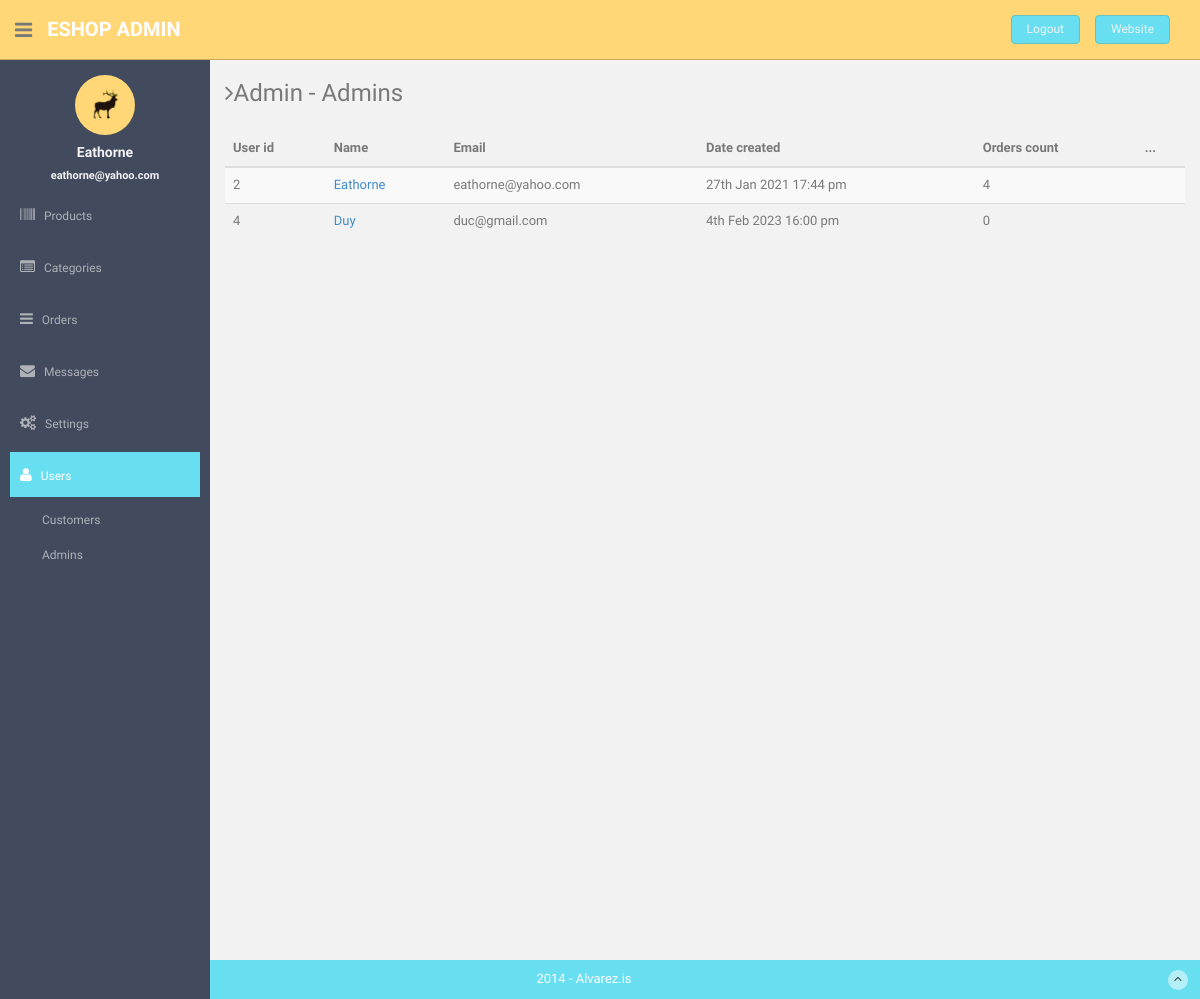
The page /admin/users/admins (signed in) on the database its author committed.
### tables this page shows
CREATE TABLE `users` (
  `id` bigint(20) NOT NULL,
  `url_address` varchar(60) NOT NULL,
  `name` varchar(100) NOT NULL,
  `email` varchar(100) NOT NULL,
  `password` varchar(64) NOT NULL,
  `date` datetime NOT NULL,
  `rank` varchar(8) NOT NULL
);

### app/controllers/admin.php (called while the page is built, shortened)
<?php
Class Admin extends Controller
{
	function users($type = "customers"){
		$User = $this->load_model('User');
		$Order = $this->load_model('Order');
		$user_data = $User->check_login(true, ["admin"]);
		if(is_object($user_data)){
			$data['user_data'] = $user_data;
		}
		if($type == "admins"){
			$users = $User->get_admins();
		}else{
			$users = $User->get_customers();
		}
		if(is_array($users)){
			foreach ($users as $key => $row) {
				$orders_num = $Order->get_orders_count($row->url_address);
				$users[$key]->orders_count = $orders_num;
			}
		}
		$data['users'] = $users;
		$data['page_title'] = "Admin - $type";
		$data['current_page'] = "users";
		$this->view("admin/users",$data);
	}
}

### app/core/app.php (called while the page is built, shortened)
<?php
Class App
{
	protected $method = "index";
	public function __construct()
	{
		$url = $this->parseURL();
		$url[0] = str_replace("-", "_", $url[0]);
		if(file_exists("../app/controllers/" . strtolower($url[0]) . ".php"))
		{
			unset($url[0]);
		}
		$this->controller = new $this->controller;
		if(isset($url[1]))
		{
			$url[1] = strtolower($url[1]);
			if(method_exists($this->controller, $url[1]))
			{
				$this->method = $url[1];
				unset($url[1]);
			}
		}
		$this->params = (count($url) > 0) ? $url : ["home"];
		call_user_func_array([$this->controller,$this->method], $this->params);
	}
	private function parseURL()
	{
		$url = isset($_GET['url']) ? $_GET['url'] : "home";
		return explode("/", filter_var(trim($url,"/"),FILTER_SANITIZE_URL));
 	}
}

### public/index.php (called while the page is built, shortened)
<?php
$app = new App();

### app/core/database.php (called while the page is built, shortened)
<?php
Class Database
{
	public static $con;
	public function __construct()
	{
		try{
			$string = DB_TYPE . ":host=". DB_HOST .";dbname=". DB_NAME;
			self::$con = new PDO($string,DB_USER,DB_PASS);
		}catch (PDOException $e){
			die($e->getMessage());
		}
	}
 	public static function newInstance()
	{
		return $instance = new self();
 	}
	public function read($query,$data = array())
	{
		$stm = self::$con->prepare($query);
		$result = $stm->execute($data);
		if($result){
			$data = $stm->fetchAll(PDO::FETCH_OBJ);
			if(is_array($data) && count($data) > 0)
			{
				return $data;
			}
		}
		return false;
	}
}

### app/models/user.class.php (called while the page is built, shortened)
<?php
Class User
{
	public function get_admins()
	{
		$db = Database::newInstance();
		$arr = false;
		$arr['rank'] = "admin";
		$query = "select * from users where rank = :rank ";
		$result = $db->read($query,$arr);
		if(is_array($result))
		{
			return $result;
		}
		return false;
	}
	public function check_login($redirect = false, $allowed = array())
	{
		$db = Database::getInstance();
		if(count($allowed) > 0){
			$arr['url'] = $_SESSION['user_url'];
			$query = "select * from users where url_address = :url limit 1";
			$result = $db->read($query,$arr);
			if(is_array($result))
			{
				$result = $result[0];
				if(in_array($result->rank, $allowed)){
					return $result;
				}
			}
			die;
		}
		return false;
	}
}

### app/models/order.class.php (called while the page is built, shortened)
<?php
Class Order extends Controller
{
	public function get_orders_count($user_url){
		$db = Database::newInstance();
		$data['user_url'] = $user_url;
		$query = "select id from orders where user_url = :user_url ";
		$result = $db->read($query,$data);
		$orders = is_array($result) ? count($result) : 0;
		return $orders;
	}
}

### app/views/eshop/admin/users.php (the view, shortened to what this page needs)
<?php $this->view("admin/sidebar",$data); ?>
<table class="table table-striped table-advance table-hover">
	<thead>
		<tr><th>User id</th><th>Name</th><th>Email</th><th>Date created</th><th>Orders count</th><th>...</th></tr>
	</thead>
	<tbody>
		<?php if(isset($users) && is_array($users)):?>
			<?php foreach($users as $user):?>
				<tr style="position: relative;"><td><?=$user->id?></td><td><a href="<?=ROOT?>profile/<?=$user->url_address?>"><?=$user->name?></a></td><td><?=$user->email?></td><td><?=date("jS M Y H:i a",strtotime($user->date))?></td>
					<td>
						<?=$user->orders_count?>
					</td>
					<td>
					</td>
				</tr>
			<?php endforeach;?>
		<?php endif;?>
	</tbody>
</table>

### app/views/eshop/admin/sidebar.php (shortened to what this page needs)
<aside>
    <div id="sidebar"  class="nav-collapse ">
        <ul class="sidebar-menu" id="nav-accordion">
        	  <p class="centered"><a href="profile.html"><img src="<?=ASSETS . THEME ?>admin/img/ui-sam.jpg" class="img-circle" width="60"></a></p>
            <h5 class="centered"><?=$data['user_data']->name?></h5>
        	  <h5 class="centered" style="font-size: 11px;"><?=$data['user_data']->email?></h5>
            <li class="sub-menu">
                <a <?=(isset($current_page) && $current_page == "products") ? ' class="active" ':''; ?> href="<?=ROOT?>admin/products" >
                    <i class="fa fa-barcode"></i>
                    <span>Products</span>
                </a>
            </li>
            <li class="sub-menu">
                <a <?=(isset($current_page) && $current_page == "categories") ? ' class="active" ':''; ?> href="<?=ROOT?>admin/categories" >
                    <i class="fa fa-list-alt"></i>
                    <span>Categories</span>
                </a>
            </li>
            <li class="sub-menu">
                <a <?=(isset($current_page) && $current_page == "orders") ? ' class="active" ':''; ?> href="<?=ROOT?>admin/orders" >
                    <i class="fa fa-reorder"></i>
                    <span>Orders</span>
                </a>
            </li>
            <li class="sub-menu">
                <a <?=(isset($current_page) && $current_page == "messages") ? ' class="active" ':''; ?> href="<?=ROOT?>admin/messages" >
                    <i class="fa fa-envelope"></i>
                    <span>Messages</span>
                </a>
            </li>
            <li class="sub-menu">
                <a <?=(isset($current_page) && $current_page == "settings") ? ' class="active" ':''; ?> href="<?=ROOT?>admin/settings" >
                    <i class="fa fa-cogs"></i>
                    <span>Settings</span>
                </a>
            </li>
            <li class="sub-menu">
                <a <?=(isset($current_page) && $current_page == "users") ? ' class="active" ':''; ?> href="<?=ROOT?>admin/users" >
                    <i class="fa fa-user"></i>
                    <span>Users</span>
                </a>
                <ul class="sub">
                    <li><a  href="<?=ROOT?>admin/users/customers">Customers</a></li>
                    <li><a  href="<?=ROOT?>admin/users/admins">Admins</a></li>
                 </ul>
            </li>
        </ul>
    </div>
</aside>
<section id="main-content">
    <section class="wrapper site-min-height">
      <h3><i class="fa fa-angle-right"></i><?= ucwords($data['page_title']) ?></h3>
      <div class="row mt">
        <div class="col-lg-12">

### public/assets/eshop/admin/css/style.css (style rules this page uses)
body { color: #797979; background: #f2f2f2; font-family: 'Ruda', sans-serif; padding: 0px !important; margin: 0px !important; font-size:13px; }
ul li { list-style: none; }
a, a:hover, a:focus { text-decoration: none; outline: none; }
.centered { text-align: center; }
.mt { margin-top: 25px; }
#sidebar { width: 210px; height: 100%; position: fixed; background: #424a5d; }
#sidebar h5 { color: #f2f2f2; font-weight: 700; }
#sidebar ul li { position: relative; }
#sidebar .sub-menu > .sub li { padding-left: 32px; }
#sidebar .sub-menu > .sub li:last-child { padding-bottom: 10px; }
ul.sidebar-menu , ul.sidebar-menu li ul.sub { margin: -2px 0 0; padding: 0; }
ul.sidebar-menu { margin-top: 75px; }
#sidebar > ul > li > ul.sub { display: none; }
#sidebar > ul > li.active > ul.sub, #sidebar > ul > li > ul.sub > li > a { display: block; }
ul.sidebar-menu li ul.sub li { background: #424a5d; margin-bottom: 0; margin-left: 0; margin-right: 0; }
ul.sidebar-menu li ul.sub li:last-child { border-radius: 0 0 4px 4px; -webkit-border-radius: 0 0 4px 4px; }
ul.sidebar-menu li ul.sub li a { font-size: 12px; padding: 6px 0; line-height: 35px; height: 35px; -webkit-transition: all 0.3s ease; -moz-transition: all 0.3s ease; -o-transition: all 0.3s ease; -ms-transition: all 0.3s ease; transition: all 0.3s ease; color: #aeb2b7; }
ul.sidebar-menu li { margin-bottom: 5px; margin-left:10px; margin-right:10px; }
ul.sidebar-menu li.sub-menu { line-height: 15px; }
ul.sidebar-menu li a span { display: inline-block; }
ul.sidebar-menu li a { color: #aeb2b7; text-decoration: none; display: block; padding: 15px 0 15px 10px; font-size: 12px; outline: none; -webkit-transition: all 0.3s ease; -moz-transition: all 0.3s ease; -o-transition: all 0.3s ease; -ms-transition: all 0.3s ease; transition: all 0.3s ease; }
ul.sidebar-menu li a.active, ul.sidebar-menu li a:hover, ul.sidebar-menu li a:focus { background: #68dff0; color: #fff; display: block; -webkit-transition: all 0.3s ease; -moz-transition: all 0.3s ease; -o-transition: all 0.3s ease; -ms-transition: all 0.3s ease; transition: all 0.3s ease; }
ul.sidebar-menu li a i { font-size: 15px; padding-right: 6px; }
ul.sidebar-menu li a.active i { color: #fff; }
#main-content { margin-left: 210px; }
.wrapper { display: inline-block; margin-top: 60px; padding-left: 15px; padding-right: 15px; padding-bottom: 15px; padding-top: 0px; width: 100%; }
.site-min-height { min-height: 900px; }

### rows shown on the page
users: name "Eathorne", email "eathorne@yahoo.com", id "2", date "27th Jan 2021 17:44 pm", orders_count "4"
users: id "4", name "Duy", email "duc@gmail.com", date "4th Feb 2023 16:00 pm", orders_count "0"

### other values the page prints
$data['page_title'] "Admin - Admins"
